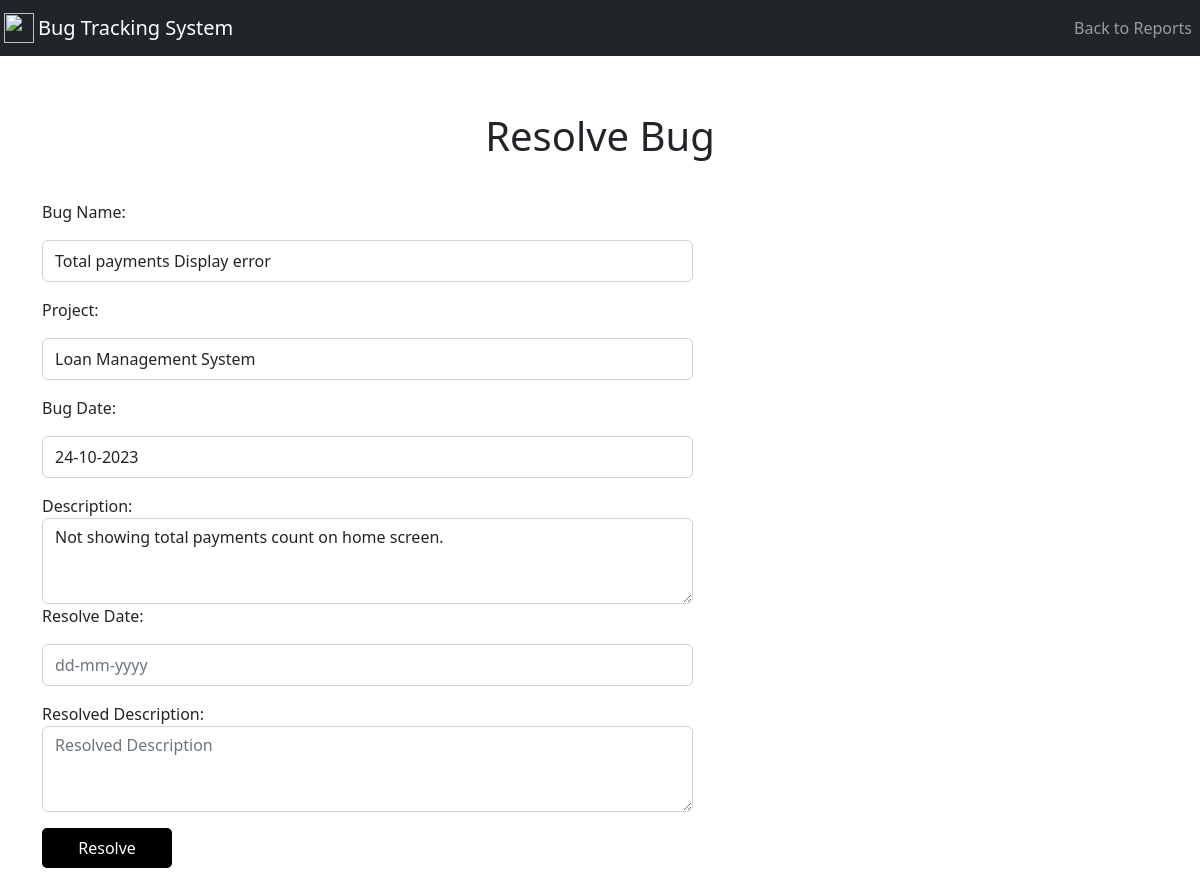
Screenshot of /ResolveBug.php?id=2&name=Total+payments+Display+error with the database file from the repository.
### tables this page shows
CREATE TABLE `bugs` (
  `id` int(11) NOT NULL,
  `bug_name` varchar(255) NOT NULL,
  `project_name` varchar(255) NOT NULL,
  `bug_date` varchar(20) NOT NULL,
  `description` varchar(255) NOT NULL
);

### ResolveBug.php (the view, shortened to what this page needs)
<?php
$servername = "localhost";
$username = "root";
$password = "";
$dbname = "bugtrackingsystem";
if ($_SERVER["REQUEST_METHOD"] == "POST") {
    if (isset($_GET["id"])) {
        $bugID = $_GET["id"];
        $resolvedDate = $_POST["bugDate"];
        $resolvedDescription = $_POST["description"];
        $conn = new mysqli($servername, $username, $password, $dbname);
        if ($conn->connect_error) {
            die("Connection failed: " . $conn->connect_error);
        }
        $stmt = $conn->prepare("SELECT bug_name, project_name, bug_date, description FROM bugs WHERE id=?");
        $stmt->bind_param("i", $bugID);
        $stmt->execute();
        $stmt->store_result();
        $stmt->bind_result($bugName, $projectName, $bugDate, $description);
        $stmt->fetch();
        $stmt->close();
        $insertStmt = $conn->prepare("INSERT INTO resolved (bug_name, project_name, bug_date, description, resolved_date, resolved_description) VALUES (?, ?, ?, ?, ?, ?)");
        $insertStmt->bind_param("ssssss", $bugName, $projectName, $bugDate, $description, $resolvedDate, $resolvedDescription);
        $insertStmt->execute();
        $insertStmt->close();
        $deleteStmt = $conn->prepare("DELETE FROM bugs WHERE id=?");
        $deleteStmt->bind_param("i", $bugID);
        $deleteStmt->execute();
        $deleteStmt->close();
        $conn->close();
        header("Location: reports.php");
        exit();
    } else {
        echo '<script>alert("Invalid request.");</script>';
    }
} else {
    if (isset($_GET["name"]) && isset($_GET["id"])) {
        $bugName = $_GET["name"];
        $bugID = $_GET["id"];
        $conn = new mysqli($servername, $username, $password, $dbname);
        $stmt = $conn->prepare("SELECT bug_name, project_name, bug_date, description FROM bugs WHERE id=?");
        $stmt->bind_param("i", $bugID);
        $stmt->execute();
        $stmt->store_result();
        $stmt->bind_result($bugName, $projectName, $bugDate, $description);
    } else {
        echo '<script>alert("Invalid request.");</script>';
    }
}
?>
<!DOCTYPE html>
<html lang="en">
<head>
    <link href="https://cdn.jsdelivr.net/npm/bootstrap@5.2.3/dist/css/bootstrap.min.css" rel="stylesheet"
>
    <link rel="stylesheet" href="https://cdnjs.cloudflare.com/ajax/libs/font-awesome/6.4.0/css/all.min.css"
 />
</head>
<body>
    <nav class="navbar navbar-expand-md navbar-dark bg-dark">
        <a href="#" class="navbar-brand h1 mx-1 mb-0 p-0">
            <img src="https://getbootstrap.com/docs/4.0/assets/brand/bootstrap-solid.svg" width="30" height="30" alt="">
        </a>
        <a class="navbar-brand" href="#">Bug Tracking System</a>
        <div class="collapse navbar-collapse" id="navbarNav">
            <ul class="navbar-nav ms-auto">
                <li class="nav-item">
                    <a class="nav-link" href="reports.php">Back to Reports</a>
                </li>
            </ul>
        </div>
    </nav>
    <div class="container">
        <div class="row my-3 d-flex justify-items-center">
            <H1 class="font-weight-bold my-4 py-3 d-flex justify-content-center">Resolve Bug</H1>
            <form method="POST" action="<?php echo $_SERVER['PHP_SELF'] . '?id=' . $bugID; ?>">
                <div class="form-row">
                    <div class="col-lg-7">
                        Bug Name:<input type="text" name="bugName" placeholder="Bug Name" class="form-control my-3 py-2"
                            value="<?php echo $bugName; ?>" readonly>
                    </div>
                </div>
                <div class="form-row">
                    <div class="col-lg-7">
                        Project:<input type="text" name="project" placeholder="Project" class="form-control my-3 py-2"
                            value="<?php echo $projectName; ?>" readonly>
                    </div>
                </div>
                <div class="form-row">
                    <div class="col-lg-7">
                        Bug Date:<input type="text" name="bugDate" placeholder="dd-mm-yyyy"
                            value="<?php echo $bugDate; ?>" class="form-control my-3 py-2" readonly>
                    </div>
                </div>
                <div class="form-row d-flex align-items-center">
                    <div class="col-lg-7">
                        Description:<br>
                        <textarea placeholder="Description" name="description" cols="81" rows="3" class="form-control"
                            readonly><?php echo $description; ?></textarea>
                    </div>
                </div>
                <div class="form-row">
                    <div class="col-lg-7">
                        Resolve Date: <input name="bugDate" type="text" placeholder="dd-mm-yyyy"
                            class="form-control my-3 py-2">
                    </div>
                </div>
                <div class="form-row d-flex align-items-center">
                    <div class="col-lg-7">
                        Resolved Description:<br>
                        <textarea placeholder="Resolved Description" name="description" cols="81" rows="3"
                            class="form-control"></textarea>
                    </div>
                </div>
                <div class="form-row">
                    <div class="col-lg-7">
                        <button type="submit" class="btn1 my-3 mb-5">Resolve</button>
                    </div>
                </div>
            </form>
        </div>
    </div>
</body>
</html>

### ResolveBug.php (style rules this page uses)
.btn1 { border: none; outline: none; height: 40px; width: 20%; background-color: black; color: white; border-radius: 5px; }

### rows the page displays
bugs: bugName "Total payments Display error", project "Loan Management System", bugDate "24-10-2023", description "Not showing total payments count on home screen."
